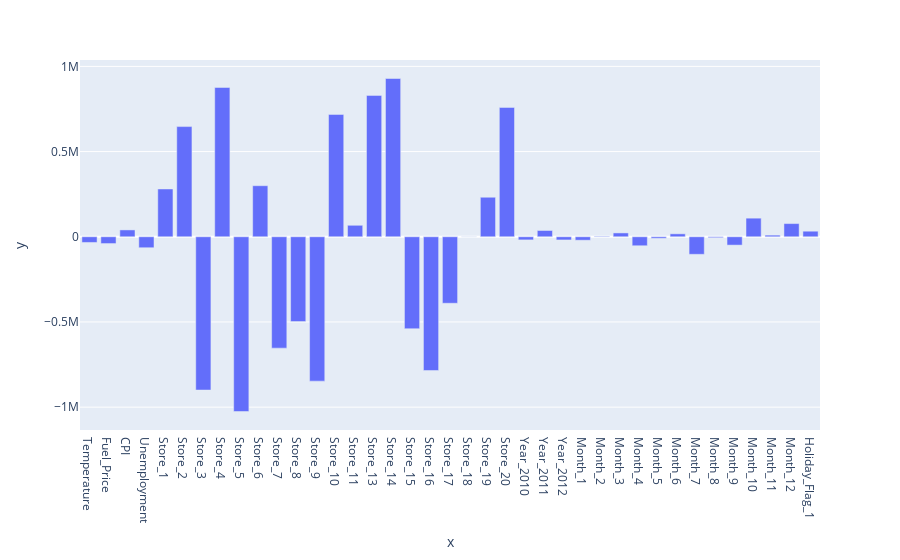

The notebook cell saved with this chart:
### Code cell
px.bar(x=coefs_labels,y=gridsearch.best_estimator_.coef_)

### Figure 1 — Plotly figure (JSON) as saved in the notebook; plotly's stock layout.template omitted (floating-point values rounded to 4 significant figures)
{"data": [{"alignmentgroup": "True", "hovertemplate": "x=%{x}<br>y=%{y}<extra></extra>", "legendgroup": "", "marker": {"color": "#636efa", "pattern": {"shape": ""}}, "name": "", "offsetgroup": "", "orientation": "v", "showlegend": false, "textposition": "auto", "type": "bar", "x": ["Temperature", "Fuel_Price", "CPI", "Unemployment", "Store_1", "Store_2", "Store_3", "Store_4", "Store_5", "Store_6", "Store_7", "Store_8", "Store_9", "Store_10", "Store_11", "Store_13", "Store_14", "Store_15", "Store_16", "Store_17", "Store_18", "Store_19", "Store_20", "Year_2010", "Year_2011", "Year_2012", "Month_1", "Month_2", "Month_3", "Month_4", "Month_5", "Month_6", "Month_7", "Month_8", "Month_9", "Month_10", "Month_11", "Month_12", "Holiday_Flag_1"], "xaxis": "x", "y": [-33340.0, -39840.0, 40240.0, -64330.0, 280500.0, 646700.0, -899600.0, 876500.0, -1026000.0, 299700.0, -653600.0, -498000.0, -847300.0, 718100.0, 67440.0, 829900.0, 929000.0, -539700.0, -784800.0, -390200.0, -432.0, 232000.0, 759300.0, -18290.0, 36870.0, -18570.0, -20250.0, 2908.0, 22560.0, -52690.0, -8859.0, 17370.0, -102900.0, -5349.0, -49000.0, 109300.0, 9580.0, 77420.0, 32730.0], "yaxis": "y"}], "layout": {"barmode": "relative", "legend": {"tracegroupgap": 0}, "margin": {"t": 60}, "xaxis": {"anchor": "y", "domain": [0, 1], "title": {"text": "x"}}, "yaxis": {"anchor": "x", "domain": [0, 1], "title": {"text": "y"}}}}
